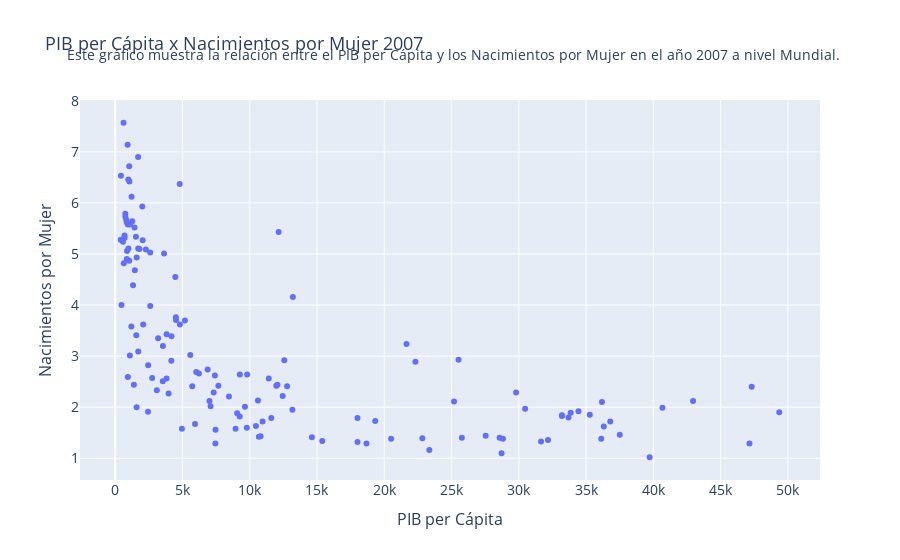

Notebook code cell kept with this figure:
### Code cell
fig = go.Figure(data=go.Scatter(x=selected_columns["gdpPercap"], y=selected_columns["bornPerwom"], mode='markers'))

fig.update_layout(
    title="PIB per Cápita x Nacimientos por Mujer 2007",
    xaxis_title="PIB per Cápita",
    yaxis_title="Nacimientos por Mujer",
    title_font=dict(size=18),
    xaxis=dict(tickfont=dict(size=14),title_font=dict(size=16), dtick=5000),
    yaxis=dict(tickfont=dict(size=14),title_font=dict(size=16),)
    # plot_bgcolor='blue'  # Cambia el color de fondo de la gráfica
)

subtitulo = "Este gráfico muestra la relación entre el PIB per Cápita y los Nacimientos por Mujer en el año 2007 a nivel Mundial."
fig.add_annotation(
    text=subtitulo,
    xref="paper", yref="paper",
    x=-0.02, y=1.15,
    showarrow=False,
    font=dict(size=14),
)


fig.show()

### Figure 1 — Plotly figure (JSON) as saved in the notebook; plotly's stock layout.template omitted (floating-point values rounded to 4 significant figures; data arrays with more than 128 entries replaced by an {"elided": "..."} marker saying what was removed)
{"data": [{"mode": "markers", "type": "scatter", "x": {"elided": "140 float values"}, "y": {"elided": "140 float values"}}], "layout": {"annotations": [{"font": {"size": 14}, "showarrow": false, "text": "Este gráfico muestra la relación entre el PIB per Cápita y los Nacimientos por Mujer en el año 2007 a nivel Mundial.", "x": -0.02, "xref": "paper", "y": 1.15, "yref": "paper"}], "title": {"font": {"size": 18}, "text": "PIB per Cápita x Nacimientos por Mujer 2007"}, "xaxis": {"dtick": 5000, "tickfont": {"size": 14}, "title": {"font": {"size": 16}, "text": "PIB per Cápita"}}, "yaxis": {"tickfont": {"size": 14}, "title": {"font": {"size": 16}, "text": "Nacimientos por Mujer"}}}}
